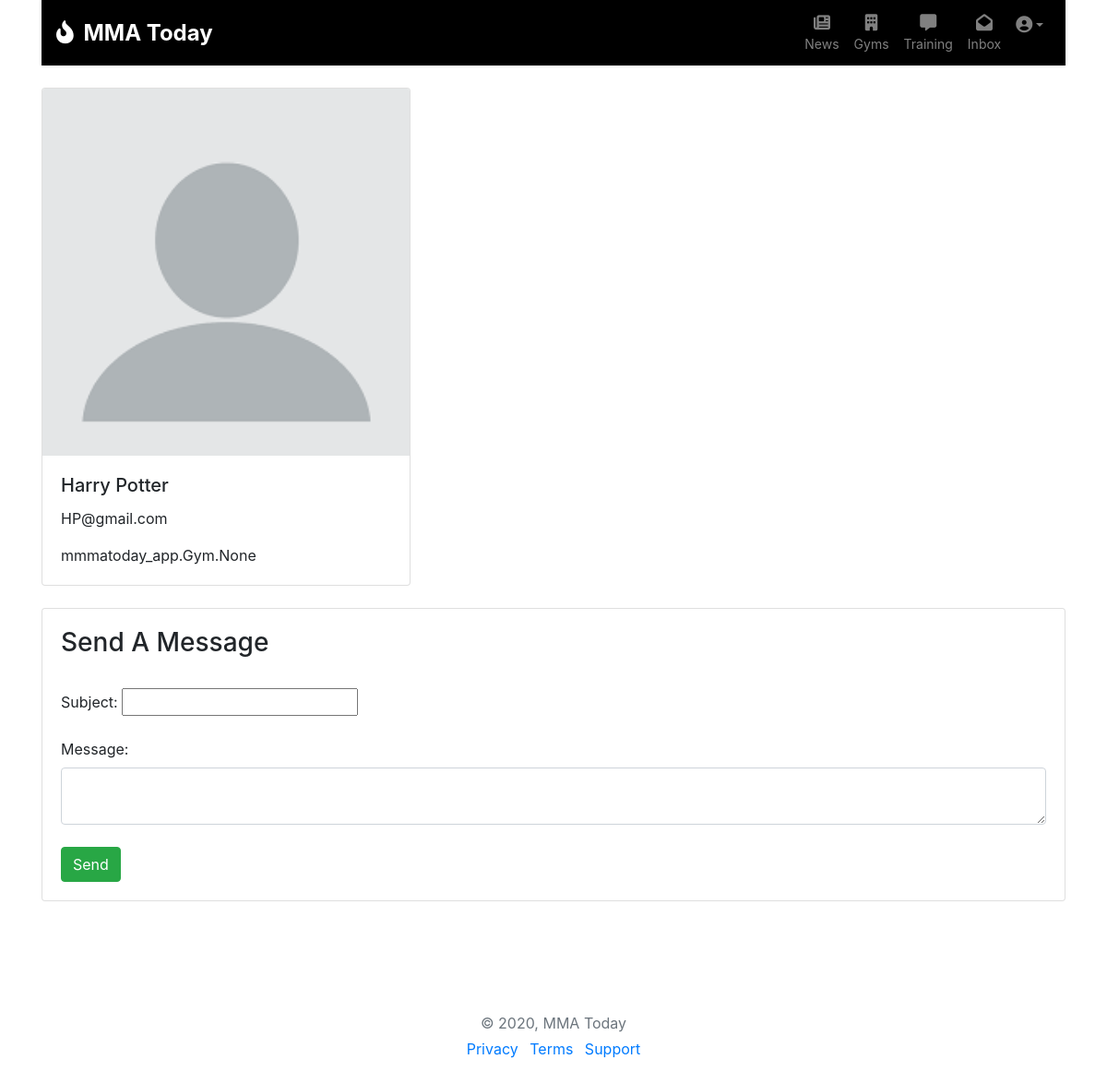
/viewuser/1 (signed in), run on the app's committed database.
### mmmatoday_app/models.py (models this page shows, shortened)
class User(models.Model):
    first_name = models.CharField(max_length=40)
    last_name = models.CharField(max_length=40)
    email = models.CharField(max_length=50, unique=True)
    password = models.TextField()
    created_at = models.DateTimeField(auto_now_add=True)
    updated_at = models.DateTimeField(auto_now=True)
    objects = UserManager()

### mmmatoday_app/views.py (the view)
# urls.py: path('viewuser/<int:id>', views.viewuser),
def viewuser(request, id):
    if 'user_id' not in request.session:
        messages.error(request, "You need to register or log in!")
        return redirect('/')
    context = {
        "user": User.objects.get(id=id),
        'current_page': "profile",
    }
    return render(request, 'viewprofile.html', context)

### mmmatoday_app/templates/viewprofile.html (shortened to what this page needs)
{% extends 'index.html' %}
{% block content %}
<div class="card" style="width: 25rem;">
    {% load static %}
    <img class="card-img-top" src="{% static 'media/profilepic.png' %}" alt="profile_image">
    <div class="card-body">
        <h5 class="card-title">{{user.first_name}} {{user.last_name}}</h5>
        <p class="card-text">{{user.email}}</p>
        <p class="card-text">{{user.user_gyms}}</p>
    </div>
</div>
<br>
<div class='card card-body'>
    <form action="/createmessage/{{user.id}}" method=POST>
        <h3>Send A Message</h3>
        <br>
        Subject: <input type="text" name='subject'>
        <br>
        <br>
        <label for="message">Message:</label>
        <textarea type="text" name="msg" class="form-control" rows="2" id="message"></textarea>
        <br>
        <input onclick="myFunction()" class="btn btn-success" type="submit" value='Send'>
    </form>
</div>
{% endblock %}

### mmmatoday_app/static/style.css (style rules this page uses)
body { background: #eeeeee; font-family: 'Mukta', sans-serif; }

### data on the page
User: first_name "Harry", last_name "Potter", email "HP@gmail.com", user_gyms "mmmatoday_app.Gym.None"
